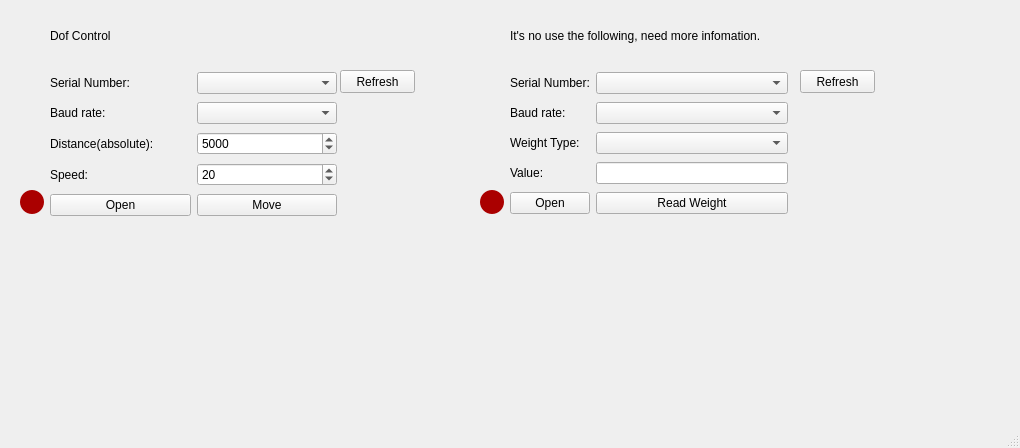
<?xml version="1.0" encoding="UTF-8"?>
<ui version="4.0">
 <class>MasterControl</class>
 <widget class="QMainWindow" name="MasterControl">
  <property name="geometry">
   <rect>
    <x>0</x>
    <y>0</y>
    <width>1020</width>
    <height>448</height>
   </rect>
  </property>
  <property name="windowTitle">
   <string>MasterControl</string>
  </property>
  <widget class="QWidget" name="centralwidget">
   <widget class="QWidget" name="gridLayoutWidget">
    <property name="geometry">
     <rect>
      <x>50</x>
      <y>70</y>
      <width>287</width>
      <height>151</height>
     </rect>
    </property>
    <layout class="QGridLayout" name="gridLayout">
     <item row="4" column="0">
      <widget class="QPushButton" name="openPushButton">
       <property name="text">
        <string>Open</string>
       </property>
      </widget>
     </item>
     <item row="2" column="1">
      <widget class="QSpinBox" name="distanceSpinBox">
       <property name="minimum">
        <number>-1000000</number>
       </property>
       <property name="maximum">
        <number>10000000</number>
       </property>
       <property name="value">
        <number>5000</number>
       </property>
      </widget>
     </item>
     <item row="3" column="1">
      <widget class="QSpinBox" name="speedSpinBox">
       <property name="maximum">
        <number>10000</number>
       </property>
       <property name="value">
        <number>20</number>
       </property>
      </widget>
     </item>
     <item row="2" column="0">
      <widget class="QLabel" name="label_3">
       <property name="text">
        <string>Distance(absolute):</string>
       </property>
      </widget>
     </item>
     <item row="1" column="0">
      <widget class="QLabel" name="label_2">
       <property name="text">
        <string>Baud rate:</string>
       </property>
      </widget>
     </item>
     <item row="0" column="0">
      <widget class="QLabel" name="label">
       <property name="text">
        <string>Serial Number:</string>
       </property>
      </widget>
     </item>
     <item row="3" column="0">
      <widget class="QLabel" name="label_4">
       <property name="text">
        <string>Speed:</string>
       </property>
      </widget>
     </item>
     <item row="1" column="1">
      <widget class="QComboBox" name="baudrateComboBox">
       <property name="currentText">
        <string/>
       </property>
       <property name="currentIndex">
        <number>-1</number>
       </property>
      </widget>
     </item>
     <item row="4" column="1">
      <widget class="QPushButton" name="movePushButton">
       <property name="text">
        <string>Move</string>
       </property>
      </widget>
     </item>
     <item row="0" column="1">
      <widget class="QComboBox" name="serialNumberComboBox"/>
     </item>
    </layout>
   </widget>
   <widget class="QLabel" name="lightLabel">
    <property name="geometry">
     <rect>
      <x>20</x>
      <y>190</y>
      <width>24</width>
      <height>24</height>
     </rect>
    </property>
    <property name="minimumSize">
     <size>
      <width>24</width>
      <height>24</height>
     </size>
    </property>
    <property name="maximumSize">
     <size>
      <width>24</width>
      <height>24</height>
     </size>
    </property>
    <property name="styleSheet">
     <string notr="true">border-radius:12px;
background-color:rgb(170, 0, 0);</string>
    </property>
    <property name="text">
     <string/>
    </property>
   </widget>
   <widget class="QPushButton" name="refreshSerialNumber">
    <property name="geometry">
     <rect>
      <x>340</x>
      <y>70</y>
      <width>75</width>
      <height>23</height>
     </rect>
    </property>
    <property name="text">
     <string>Refresh</string>
    </property>
   </widget>
   <widget class="QPushButton" name="refreshSerialModbusNumber">
    <property name="geometry">
     <rect>
      <x>800</x>
      <y>70</y>
      <width>75</width>
      <height>23</height>
     </rect>
    </property>
    <property name="text">
     <string>Refresh</string>
    </property>
   </widget>
   <widget class="QLabel" name="lightModbusLabel">
    <property name="geometry">
     <rect>
      <x>480</x>
      <y>190</y>
      <width>24</width>
      <height>24</height>
     </rect>
    </property>
    <property name="minimumSize">
     <size>
      <width>24</width>
      <height>24</height>
     </size>
    </property>
    <property name="maximumSize">
     <size>
      <width>24</width>
      <height>24</height>
     </size>
    </property>
    <property name="styleSheet">
     <string notr="true">border-radius:12px;
background-color:rgb(170, 0, 0);</string>
    </property>
    <property name="text">
     <string/>
    </property>
   </widget>
   <widget class="QWidget" name="gridLayoutWidget_2">
    <property name="geometry">
     <rect>
      <x>510</x>
      <y>70</y>
      <width>278</width>
      <height>151</height>
     </rect>
    </property>
    <layout class="QGridLayout" name="gridLayout_2">
     <item row="4" column="0">
      <widget class="QPushButton" name="openModbusPushButton">
       <property name="text">
        <string>Open</string>
       </property>
      </widget>
     </item>
     <item row="2" column="0">
      <widget class="QLabel" name="label_5">
       <property name="text">
        <string>Weight Type:</string>
       </property>
      </widget>
     </item>
     <item row="1" column="0">
      <widget class="QLabel" name="label_6">
       <property name="text">
        <string>Baud rate:</string>
       </property>
      </widget>
     </item>
     <item row="0" column="0">
      <widget class="QLabel" name="label_7">
       <property name="text">
        <string>Serial Number:</string>
       </property>
      </widget>
     </item>
     <item row="3" column="0">
      <widget class="QLabel" name="label_8">
       <property name="text">
        <string>Value:</string>
       </property>
      </widget>
     </item>
     <item row="1" column="1">
      <widget class="QComboBox" name="baudrateModbusComboBox">
       <property name="currentText">
        <string/>
       </property>
       <property name="currentIndex">
        <number>-1</number>
       </property>
      </widget>
     </item>
     <item row="4" column="1">
      <widget class="QPushButton" name="weightReadPushButton">
       <property name="text">
        <string>Read Weight</string>
       </property>
      </widget>
     </item>
     <item row="0" column="1">
      <widget class="QComboBox" name="serialNumberModbusComboBox"/>
     </item>
     <item row="3" column="1">
      <widget class="QLineEdit" name="lineEdit">
       <property name="readOnly">
        <bool>true</bool>
       </property>
      </widget>
     </item>
     <item row="2" column="1">
      <widget class="QComboBox" name="weightTypeComboBox"/>
     </item>
    </layout>
   </widget>
   <widget class="QLabel" name="label_9">
    <property name="geometry">
     <rect>
      <x>510</x>
      <y>20</y>
      <width>451</width>
      <height>31</height>
     </rect>
    </property>
    <property name="text">
     <string>It's no use the following, need more infomation.</string>
    </property>
   </widget>
   <widget class="QLabel" name="label_10">
    <property name="geometry">
     <rect>
      <x>50</x>
      <y>20</y>
      <width>141</width>
      <height>31</height>
     </rect>
    </property>
    <property name="text">
     <string>Dof Control</string>
    </property>
   </widget>
  </widget>
  <widget class="QMenuBar" name="menubar">
   <property name="geometry">
    <rect>
     <x>0</x>
     <y>0</y>
     <width>1020</width>
     <height>29</height>
    </rect>
   </property>
  </widget>
  <widget class="QStatusBar" name="statusbar"/>
 </widget>
 <resources/>
 <connections/>
</ui>
